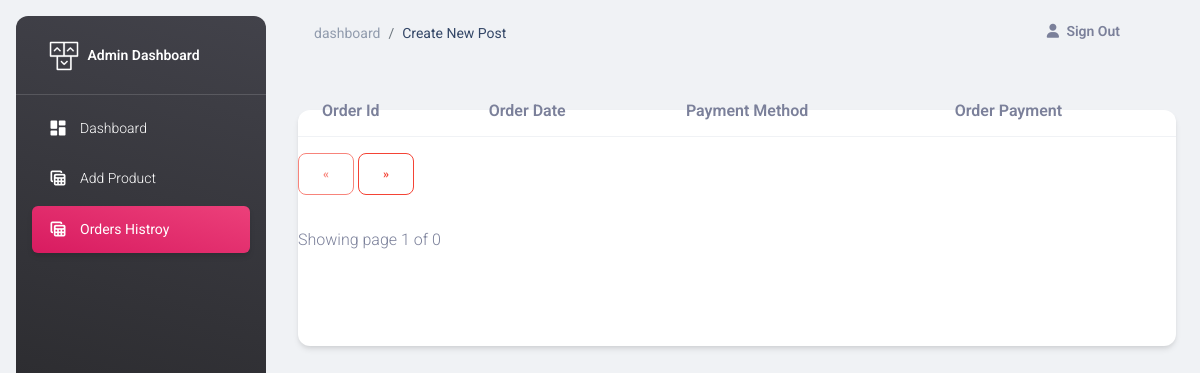
The app's page /history (signed in), older data.
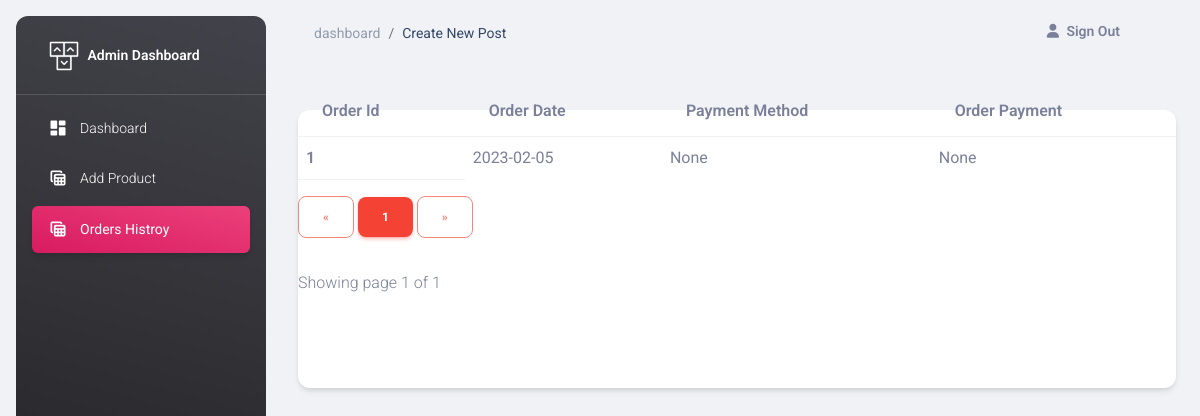
The same page, newer data.
### main.py (models this page shows)
class Orders(db.Model):
    id = db.Column(db.Integer, primary_key=True)
    user_id = db.Column(
        db.Integer, db.ForeignKey("user.id", ondelete="CASCADE"), nullable=False
    )
    total_price = db.Column(db.Integer)
    address = db.Column(db.String(500))
    payment_method = db.Column(db.String(255))
    money_received = db.Column(db.Integer)
    created = db.Column(db.DateTime, default=date.today())
    orderitems = db.relationship("OrderItems", backref="orders", lazy=True)

### main.py (the view)
@app.route("/history")
@login_required
def history():
    if current_user.name != "Admin" or current_user.email != "admin@gmail.com":
        flash("Please login as a admin to Access this page")
        return redirect("/login")
    row_per_page = 10
    page = request.args.get("page", 1, type=int)
    order = Orders.query.order_by(Orders.created.desc()).paginate(
        page=page, per_page=row_per_page
    )
    return render_template(
        "dashboard/pages/orders_history.html", order=order, cat="history"
    )

### main.py (called while the page is built)
@login_manager.user_loader
def load_user(userid):
    return User.query.get(userid)

### templates/dashboard/pages/orders_history.html (shortened to what this page needs)
{%extends 'dashboard/admin_base.html' %}
{%block content%}
  <main class="main-content position-relative max-height-vh-100 h-100 border-radius-lg ">
    <nav class="navbar navbar-main navbar-expand-lg px-0 mx-4 shadow-none border-radius-xl" id="navbarBlur" navbar-scroll="true">
      <div class="container-fluid py-1 px-3">
        <nav aria-label="breadcrumb">
          <ol class="breadcrumb bg-transparent mb-0 pb-0 pt-1 px-0 me-sm-6 me-5">
            <li class="breadcrumb-item text-sm"><a class="opacity-5 text-dark" href="javascript:;">dashboard</a></li>
            <li class="breadcrumb-item text-sm text-dark active" aria-current="page">Create New Post</li>
          </ol>
        </nav>
        <div class="collapse navbar-collapse mt-sm-0 mt-2 me-md-0 me-sm-4" id="navbar">
          <ul class="navbar-nav  justify-content-end">
            <li class="nav-item d-flex align-items-center">
              {%if current_user.is_authenticated%}
              <a href="/logout" class="nav-link text-body font-weight-bold px-0">
                <i class="fa fa-user me-sm-1"></i>
                <span class="d-sm-inline d-none">Sign Out</span>
              </a>
               {%else%}
              <a href="/login" class="nav-link text-body font-weight-bold px-0">
                <i class="fa fa-user me-sm-1"></i>
                <span class="d-sm-inline d-none">Sign In</span>
              </a>
              {%endif%}
            </li>
            <li class="nav-item px-3 d-flex align-items-center">
            </li>
            <li class="nav-item dropdown pe-2 d-flex align-items-center">
            </li>
          </ul>
        </div>
      </div>
    </nav>
    <div class="container-fluid py-4">
      <div class="row">
        <div class="col-12">
          <div class="card my-4">
            <table class="table">
                <thead class="thead-dark">
                  <tr>
                    <th scope="col">Order Id</th>
                    <th scope="col">Order Date</th>
                    <th scope="col">Payment Method</th>
                    <th scope="col">Order Payment</th>
                  </tr>
                </thead>
                <tbody>
                    {%for data in order.items%}
                  <tr>
                    <th scope="row">{{data.id}}</th>
                    <td>{{data.created.strftime('%Y-%m-%d')}}</td>
                    <td>{{data.payment_method}}</td>
                    <td>{{data.money_received}}</td>
                  </tr>
                  {%endfor%}
                </tbody>
              </table>
              <div class="text-right">
                <a href="{{ url_for('history', page=order.prev_num) }}"
                   class="btn btn-outline-danger
                   {% if order.page == 1 %}disabled{% endif %}">
                    &laquo;
                </a>
             {% for page_num in order.iter_pages(left_edge=1, right_edge=1, left_current=1, right_current=2) %}
             {% if page_num %}
                        {% if order.page == page_num %}
                        <a href="{{ url_for('history', page=page_num) }}"
                           class="btn btn-danger">
                            {{ page_num }}
                        </a>
                        {% else %}
                        <a href="{{ url_for('history', page=page_num) }}"
                           class="btn btn-outline-danger">
                            {{ page_num }}
                        </a>
                        {% endif %}
                    {% else %}
                        ...
                    {% endif %}
                {% endfor %}
                <a href="{{ url_for('history', page=order.next_num) }}"
                   class="btn btn-outline-danger
                   {% if order.page == order.pages %}disabled{% endif %}">
                    &raquo;
                </a>
             <p class="text-right mt-3">
               Showing page {{ order.page }} of {{ order.pages }}
             </p>
             </div>
           <br><br><br>
          </div>
        </div>
      </div>
    </div>
  </main>
 {%endblock%}

Row changes from the older to the newer data that the page shows:
added Orders: id "1", created "2023-02-05", payment_method "None", money_received "None"
Text that changed along with them:
{{ order.pages }}: "0" → "1"
new list line: "1"
